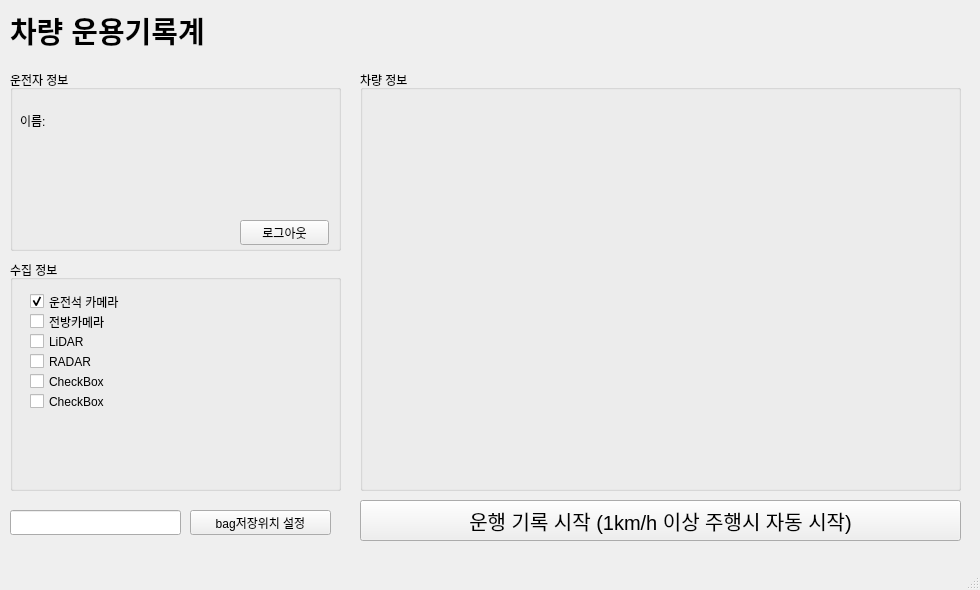
<?xml version="1.0" encoding="UTF-8"?>
<ui version="4.0">
 <class>MainWindow</class>
 <widget class="QMainWindow" name="MainWindow">
  <property name="geometry">
   <rect>
    <x>0</x>
    <y>0</y>
    <width>980</width>
    <height>590</height>
   </rect>
  </property>
  <property name="windowTitle">
   <string>차량운용기록계</string>
  </property>
  <widget class="QWidget" name="centralwidget">
   <widget class="QLabel" name="label_7">
    <property name="geometry">
     <rect>
      <x>10</x>
      <y>0</y>
      <width>441</width>
      <height>61</height>
     </rect>
    </property>
    <property name="text">
     <string>&lt;html&gt;&lt;head/&gt;&lt;body&gt;&lt;p&gt;&lt;span style=&quot; font-size:22pt; font-weight:600;&quot;&gt;차량 운용기록계&lt;/span&gt;&lt;/p&gt;&lt;/body&gt;&lt;/html&gt;</string>
    </property>
   </widget>
   <widget class="QGroupBox" name="groupBox">
    <property name="geometry">
     <rect>
      <x>10</x>
      <y>70</y>
      <width>331</width>
      <height>181</height>
     </rect>
    </property>
    <property name="title">
     <string>운전자 정보</string>
    </property>
    <widget class="QLabel" name="label">
     <property name="geometry">
      <rect>
       <x>10</x>
       <y>40</y>
       <width>181</width>
       <height>21</height>
      </rect>
     </property>
     <property name="text">
      <string>이름:</string>
     </property>
    </widget>
    <widget class="QPushButton" name="logout">
     <property name="geometry">
      <rect>
       <x>230</x>
       <y>150</y>
       <width>89</width>
       <height>25</height>
      </rect>
     </property>
     <property name="text">
      <string>로그아웃</string>
     </property>
    </widget>
   </widget>
   <widget class="QGroupBox" name="groupBox_2">
    <property name="geometry">
     <rect>
      <x>360</x>
      <y>70</y>
      <width>601</width>
      <height>421</height>
     </rect>
    </property>
    <property name="title">
     <string>차량 정보</string>
    </property>
   </widget>
   <widget class="QPushButton" name="pushButton">
    <property name="geometry">
     <rect>
      <x>360</x>
      <y>500</y>
      <width>601</width>
      <height>41</height>
     </rect>
    </property>
    <property name="font">
     <font>
      <pointsize>15</pointsize>
     </font>
    </property>
    <property name="text">
     <string>운행 기록 시작 (1km/h 이상 주행시 자동 시작)</string>
    </property>
   </widget>
   <widget class="QLabel" name="label_3">
    <property name="geometry">
     <rect>
      <x>750</x>
      <y>20</y>
      <width>201</width>
      <height>51</height>
     </rect>
    </property>
    <property name="text">
     <string>&lt;html&gt;&lt;head/&gt;&lt;body&gt;&lt;p&gt;&lt;img src=&quot;:/pics/artiv_logo2.png&quot;/&gt;&lt;/p&gt;&lt;/body&gt;&lt;/html&gt;</string>
    </property>
   </widget>
   <widget class="QGroupBox" name="groupBox_3">
    <property name="geometry">
     <rect>
      <x>10</x>
      <y>260</y>
      <width>331</width>
      <height>231</height>
     </rect>
    </property>
    <property name="title">
     <string>수집 정보</string>
    </property>
    <widget class="QCheckBox" name="checkBox">
     <property name="geometry">
      <rect>
       <x>20</x>
       <y>30</y>
       <width>121</width>
       <height>23</height>
      </rect>
     </property>
     <property name="text">
      <string>운전석 카메라</string>
     </property>
     <property name="checkable">
      <bool>true</bool>
     </property>
     <property name="checked">
      <bool>true</bool>
     </property>
     <property name="autoExclusive">
      <bool>false</bool>
     </property>
     <property name="tristate">
      <bool>false</bool>
     </property>
    </widget>
    <widget class="QCheckBox" name="checkBox_2">
     <property name="geometry">
      <rect>
       <x>20</x>
       <y>50</y>
       <width>92</width>
       <height>23</height>
      </rect>
     </property>
     <property name="text">
      <string>전방카메라</string>
     </property>
    </widget>
    <widget class="QCheckBox" name="checkBox_3">
     <property name="geometry">
      <rect>
       <x>20</x>
       <y>70</y>
       <width>92</width>
       <height>23</height>
      </rect>
     </property>
     <property name="text">
      <string>LiDAR</string>
     </property>
    </widget>
    <widget class="QCheckBox" name="checkBox_4">
     <property name="geometry">
      <rect>
       <x>20</x>
       <y>90</y>
       <width>92</width>
       <height>23</height>
      </rect>
     </property>
     <property name="text">
      <string>RADAR</string>
     </property>
    </widget>
    <widget class="QCheckBox" name="checkBox_5">
     <property name="geometry">
      <rect>
       <x>20</x>
       <y>130</y>
       <width>92</width>
       <height>23</height>
      </rect>
     </property>
     <property name="text">
      <string>CheckBox</string>
     </property>
    </widget>
    <widget class="QCheckBox" name="checkBox_6">
     <property name="geometry">
      <rect>
       <x>20</x>
       <y>110</y>
       <width>92</width>
       <height>23</height>
      </rect>
     </property>
     <property name="text">
      <string>CheckBox</string>
     </property>
    </widget>
   </widget>
   <widget class="QLineEdit" name="lineEdit">
    <property name="geometry">
     <rect>
      <x>10</x>
      <y>510</y>
      <width>171</width>
      <height>25</height>
     </rect>
    </property>
   </widget>
   <widget class="QPushButton" name="saveDialog">
    <property name="geometry">
     <rect>
      <x>190</x>
      <y>510</y>
      <width>141</width>
      <height>25</height>
     </rect>
    </property>
    <property name="text">
     <string>bag저장위치 설정</string>
    </property>
   </widget>
  </widget>
  <widget class="QMenuBar" name="menubar">
   <property name="geometry">
    <rect>
     <x>0</x>
     <y>0</y>
     <width>980</width>
     <height>22</height>
    </rect>
   </property>
  </widget>
  <widget class="QStatusBar" name="statusbar"/>
 </widget>
 <resources>
  <include location="pics.qrc"/>
 </resources>
 <connections/>
</ui>
